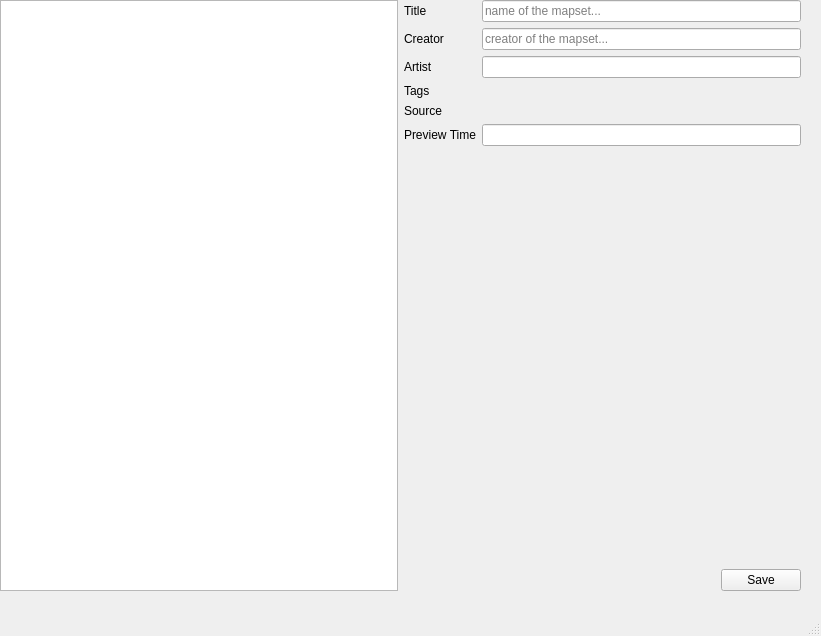
<?xml version="1.0" encoding="UTF-8"?>
<ui version="4.0">
 <class>MainWindow</class>
 <widget class="QMainWindow" name="MainWindow">
  <property name="geometry">
   <rect>
    <x>0</x>
    <y>0</y>
    <width>821</width>
    <height>636</height>
   </rect>
  </property>
  <property name="sizePolicy">
   <sizepolicy hsizetype="Minimum" vsizetype="Minimum">
    <horstretch>0</horstretch>
    <verstretch>0</verstretch>
   </sizepolicy>
  </property>
  <property name="minimumSize">
   <size>
    <width>821</width>
    <height>636</height>
   </size>
  </property>
  <property name="windowTitle">
   <string>Quaver Metadata Editor</string>
  </property>
  <property name="locale">
   <locale language="English" country="UnitedStates"/>
  </property>
  <widget class="QWidget" name="centralwidget">
   <property name="sizePolicy">
    <sizepolicy hsizetype="MinimumExpanding" vsizetype="MinimumExpanding">
     <horstretch>0</horstretch>
     <verstretch>0</verstretch>
    </sizepolicy>
   </property>
   <widget class="QWidget" name="horizontalLayoutWidget">
    <property name="geometry">
     <rect>
      <x>0</x>
      <y>0</y>
      <width>801</width>
      <height>591</height>
     </rect>
    </property>
    <layout class="QHBoxLayout" name="horizontalLayout">
     <item>
      <widget class="QListView" name="mapList"/>
     </item>
     <item>
      <layout class="QVBoxLayout" name="formAndActions">
       <item>
        <layout class="QFormLayout" name="formLayout">
         <item row="0" column="0">
          <widget class="QLabel" name="titleLabel">
           <property name="text">
            <string>Title</string>
           </property>
          </widget>
         </item>
         <item row="0" column="1">
          <widget class="MapStringEdit" name="titleEdit">
           <property name="placeholderText">
            <string>name of the mapset...</string>
           </property>
          </widget>
         </item>
         <item row="3" column="0">
          <widget class="QLabel" name="tagsLabel">
           <property name="text">
            <string>Tags</string>
           </property>
          </widget>
         </item>
         <item row="4" column="0">
          <widget class="QLabel" name="sourceLabel">
           <property name="text">
            <string>Source</string>
           </property>
          </widget>
         </item>
         <item row="4" column="1">
          <widget class="ListField" name="sourceEdit" native="true"/>
         </item>
         <item row="1" column="0">
          <widget class="QLabel" name="creatorLabel">
           <property name="text">
            <string>Creator</string>
           </property>
          </widget>
         </item>
         <item row="1" column="1">
          <widget class="MapStringEdit" name="creatorEdit">
           <property name="placeholderText">
            <string>creator of the mapset...</string>
           </property>
          </widget>
         </item>
         <item row="5" column="0">
          <widget class="QLabel" name="previewTimeLabel">
           <property name="text">
            <string>Preview Time</string>
           </property>
          </widget>
         </item>
         <item row="5" column="1">
          <widget class="MapStringEdit" name="previewTimeEdit">
           <property name="inputMask">
            <string/>
           </property>
          </widget>
         </item>
         <item row="2" column="0">
          <widget class="QLabel" name="artistLabel">
           <property name="text">
            <string>Artist</string>
           </property>
          </widget>
         </item>
         <item row="2" column="1">
          <widget class="MapStringEdit" name="artistEdit"/>
         </item>
         <item row="3" column="1">
          <widget class="ListField" name="tagsEdit" native="true"/>
         </item>
        </layout>
       </item>
       <item>
        <spacer name="verticalSpacer">
         <property name="orientation">
          <enum>Qt::Orientation::Vertical</enum>
         </property>
         <property name="sizeHint" stdset="0">
          <size>
           <width>20</width>
           <height>40</height>
          </size>
         </property>
        </spacer>
       </item>
       <item>
        <layout class="QHBoxLayout" name="bottomToolbar">
         <property name="bottomMargin">
          <number>0</number>
         </property>
         <item>
          <spacer name="horizontalSpacer">
           <property name="orientation">
            <enum>Qt::Orientation::Horizontal</enum>
           </property>
           <property name="sizeHint" stdset="0">
            <size>
             <width>40</width>
             <height>20</height>
            </size>
           </property>
          </spacer>
         </item>
         <item>
          <widget class="QPushButton" name="save">
           <property name="text">
            <string>Save</string>
           </property>
          </widget>
         </item>
        </layout>
       </item>
      </layout>
     </item>
    </layout>
   </widget>
  </widget>
  <widget class="QMenuBar" name="menubar">
   <property name="geometry">
    <rect>
     <x>0</x>
     <y>0</y>
     <width>821</width>
     <height>22</height>
    </rect>
   </property>
  </widget>
  <widget class="QStatusBar" name="statusbar"/>
 </widget>
 <customwidgets>
  <customwidget>
   <class>MapStringEdit</class>
   <extends>QLineEdit</extends>
   <header>MapStringEdit.h</header>
  </customwidget>
  <customwidget>
   <class>ListField</class>
   <extends>QWidget</extends>
   <header>ListField.h</header>
   <container>1</container>
  </customwidget>
 </customwidgets>
 <resources/>
 <connections/>
</ui>
